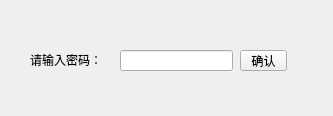
<?xml version="1.0" encoding="UTF-8"?>
<ui version="4.0">
 <class>DlgPasswardInput</class>
 <widget class="QDialog" name="DlgPasswardInput">
  <property name="geometry">
   <rect>
    <x>0</x>
    <y>0</y>
    <width>333</width>
    <height>116</height>
   </rect>
  </property>
  <property name="windowTitle">
   <string>请输入密码</string>
  </property>
  <widget class="QLineEdit" name="txtPassward">
   <property name="geometry">
    <rect>
     <x>120</x>
     <y>50</y>
     <width>113</width>
     <height>21</height>
    </rect>
   </property>
   <property name="echoMode">
    <enum>QLineEdit::Password</enum>
   </property>
  </widget>
  <widget class="QLabel" name="label">
   <property name="geometry">
    <rect>
     <x>30</x>
     <y>50</y>
     <width>81</width>
     <height>20</height>
    </rect>
   </property>
   <property name="text">
    <string>请输入密码：</string>
   </property>
  </widget>
  <widget class="QToolButton" name="btnOK">
   <property name="geometry">
    <rect>
     <x>240</x>
     <y>50</y>
     <width>47</width>
     <height>21</height>
    </rect>
   </property>
   <property name="text">
    <string>确认</string>
   </property>
  </widget>
 </widget>
 <resources/>
 <connections/>
</ui>
